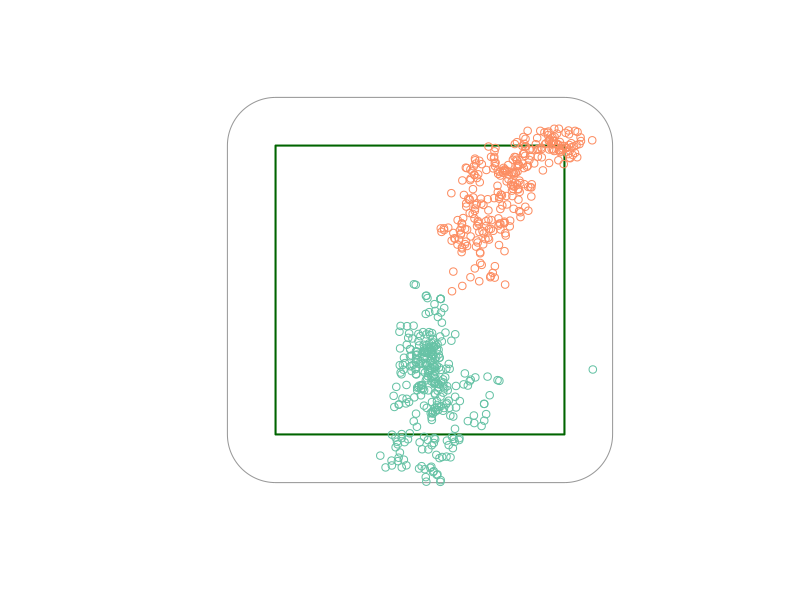
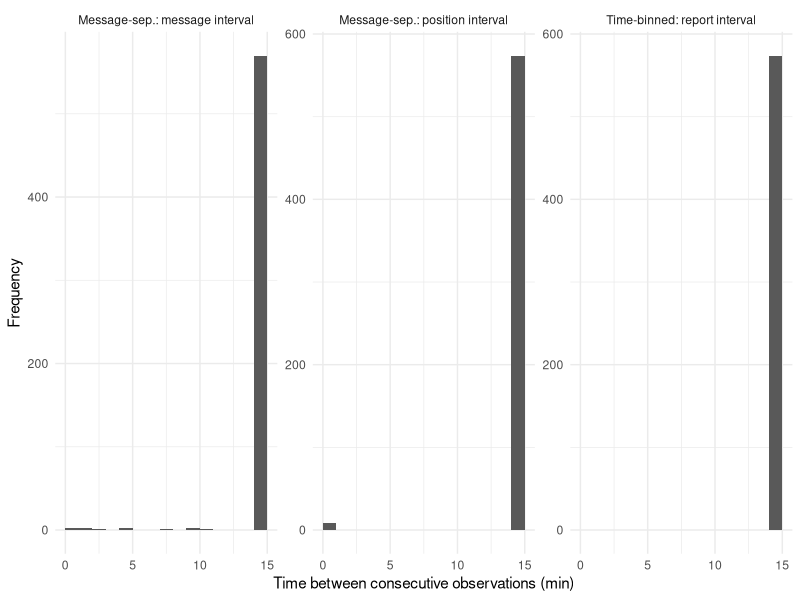
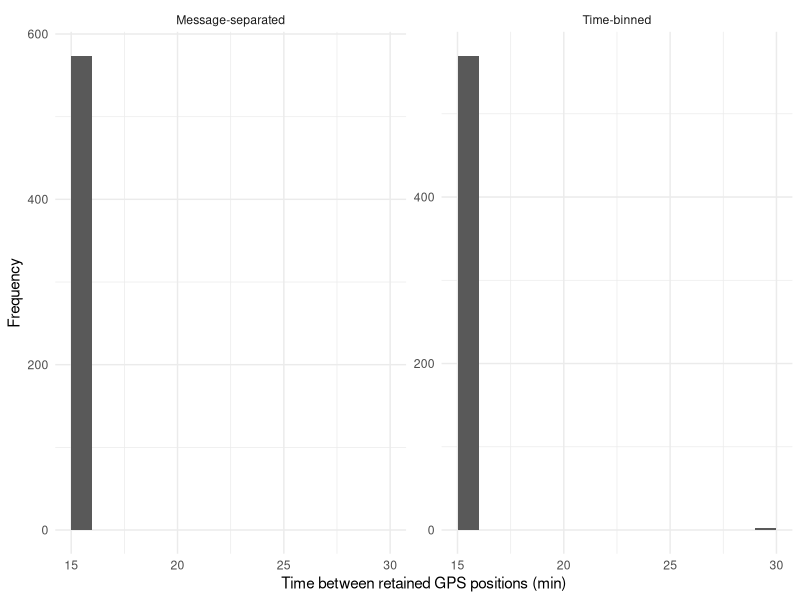
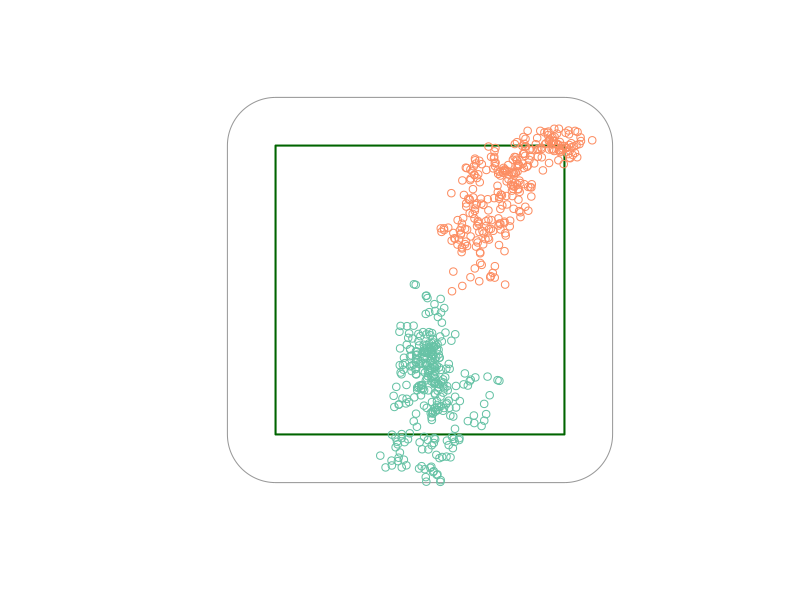

Write R code to recreate these figures, in order.
## ---- chunk 1
packages_needed <- c("dplyr", "tidyr", "lubridate", "ggplot2", "sf", "tibble")
lapply(packages_needed, library, character.only = TRUE)
## ---- chunk 2
# Define important timepoints, including study start/end for temporal filtering
study_start <- as.POSIXct("2026-06-01 00:00:00", tz = "UTC")
study_end   <- as.POSIXct("2026-06-04 00:00:00", tz = "UTC")

interval_min <- 15  # Let's assume our device has a default routine collar update rate of 15 min

# Example rectangular virtual pasture in projected meters.
xy <- matrix(c(450000, 4500000, 450600, 4500000,
               450600, 4500600, 450000, 4500600,
               450000, 4500000), ncol = 2, byrow = TRUE)

pasture <- sf::st_sf(pasture_id = "P1", # This is the virtual pasture active on collars during the study
                     geometry = sf::st_sfc(sf::st_polygon(list(xy)), crs = 32612))

# Create a buffer (here ~100m) around used virtual pastures to define study area
# This will be used for spatial filtering
study_area <- sf::st_buffer(pasture, dist = 100)
## ---- chunk 3
set.seed(123)
animals <- c("cow_01", "cow_02")
time_bins <- seq(
  study_start,
  study_end - lubridate::minutes(interval_min),
  by = "15 min")
# x and y are projected coordinates (easting and northing in meters)
# Each animal moves approximately every 15 minutes.
# Horizontal errors are usually small (1-5 m).
gps_positions <- tidyr::crossing(
  animal_id = animals,
  position_timestamp = time_bins) %>%
  arrange(animal_id, position_timestamp) %>%
  group_by(animal_id) %>%
  mutate(
    x = 450300 + cumsum(rnorm(n(), 0, 16)) +
      if_else(animal_id == "cow_02", 70, 0),
    y = 4500300 + cumsum(rnorm(n(), 0, 16)),
    horizontal_error_m = runif(n(), 1, 5)) %>%
  ungroup()
# Add one deliberately erroneous GPS location.
# This will later demonstrate speed-based screening.
gps_positions <- gps_positions %>%
  mutate(
    x = if_else(
      animal_id == "cow_01" &
        position_timestamp == time_bins[40], x + 330, x))

# Simulate the underlying cue messages ONCE so both export
# formats contain the same events (audio and electrical).
# The electrical messages below represent escalations of
# preceding audio interactions, not additional audio cues.
cues_raw <- tibble::tibble(
  animal_id = c("cow_01", "cow_01", "cow_01", "cow_02",
                "cow_02", "cow_01", "cow_02", "cow_02"),
  message_timestamp = study_start + lubridate::minutes(
    c(76, 78, 79, 350, 352, 1510, 1900, 1902)),
  message_type = c("audio", "audio", "electrical", "audio",
                   "electrical", "audio", "audio", "electrical"))

# CREATE TIME-BINNED DATA
# Each cue is attributed to the interval ending at the next
# scheduled report (not the interval starting at the cue).
cue_bins <- cues_raw %>%
  mutate(timestamp = study_start + lubridate::minutes(
    ceiling(as.numeric(difftime(message_timestamp, study_start,
                                units = "mins")) / interval_min) * interval_min)) %>%
  filter(timestamp < study_end) %>%
  count(animal_id, timestamp, message_type, name = "n") %>%
  tidyr::pivot_wider(names_from = message_type, values_from = n,
                     values_fill = 0)

# Use a reporting grid that starts after the first interval.
# This ensures cues in (00:00, 00:15] belong to 00:15.
time_binned <- gps_positions %>%
  rename(timestamp = position_timestamp) %>%
  group_by(animal_id) %>%
  mutate(
    x = if_else(row_number() == 20L, lag(x), x),
    y = if_else(row_number() == 20L, lag(y), y)) %>%
  ungroup() %>%
  left_join(cue_bins, by = c("animal_id", "timestamp")) %>%
  mutate(n_audio = tidyr::replace_na(audio, 0L),
         n_electrical = tidyr::replace_na(electrical, 0L)) %>%
  select(animal_id, timestamp, x, y, horizontal_error_m,
         n_audio, n_electrical)

# CREATE MESSAGE-SEPARATED DATA
routine_messages <- gps_positions %>%
  mutate(message_timestamp = position_timestamp,
         message_type = "routine_update")

# Cue messages report the last scheduled GPS acquisition.
# This intentionally creates messages with stale positions.
cue_messages <- cues_raw %>%
  left_join(gps_positions,
    by = dplyr::join_by(animal_id,
                        message_timestamp >= position_timestamp),
    relationship = "many-to-many") %>%
  group_by(animal_id, message_timestamp, message_type) %>%
  slice_max(position_timestamp, n = 1, with_ties = FALSE) %>%
  ungroup()

message_separated <- bind_rows(routine_messages, cue_messages) %>%
  arrange(animal_id, message_timestamp) %>%
  select(animal_id, message_timestamp, position_timestamp,
         message_type, x, y, horizontal_error_m) %>%
  mutate(position_age_min = as.numeric(difftime(
    message_timestamp, position_timestamp, units = "mins")))

## ---- chunk 4

head(time_binned, 10)

head(message_separated, 10)

message_separated %>%
  count(message_type)

## ---- chunk 5
# 1. Convert both datasets to spatial objects
# x = easting (m); y = northing (m)
time_binned_sf <- time_binned %>%
  st_as_sf(
    coords = c("x", "y"),
    crs = 32612,
    remove = FALSE)

message_separated_sf <- message_separated %>%
  st_as_sf(
    coords = c("x", "y"),
    crs = 32612,
    remove = FALSE)

# 2. Parse datetime columns
# These are already POSIXct, but parsing is often necessary when importing CSV files.
# Lubridate package is often useful for parsing datetime in various formats
time_binned_sf <- time_binned_sf %>%
  mutate(timestamp = as.POSIXct(timestamp, tz = "UTC"))

message_separated_sf <- message_separated_sf %>%
  mutate(
    message_timestamp = as.POSIXct(message_timestamp, tz = "UTC"),
    position_timestamp = as.POSIXct(position_timestamp, tz = "UTC"))

# 4. Filter by study timeframe and spatial extent
# st_filter() retains points intersecting the study area.
time_binned_sf <- time_binned_sf %>%
  filter(
    timestamp >= study_start,
    timestamp < study_end) %>%
  st_filter(study_area)

message_separated_sf <- message_separated_sf %>%
  filter(
    message_timestamp >= study_start,
    message_timestamp < study_end) %>%
  st_filter(study_area)

# Plot and inspect pastures and study area polygons
plot(sf::st_geometry(study_area), border = "grey60")
plot(sf::st_geometry(pasture), add = TRUE, border = "darkgreen", lwd = 2)
plot(message_separated_sf, add = TRUE)
## ---- chunk 6
# TIME-BINNED: keep the counts supplied in each reporting row.
time_binned_cues <- time_binned_sf %>%
  sf::st_drop_geometry() %>%
  select(animal_id, timestamp, n_audio, n_electrical)

# MESSAGE-SEPARATED: isolate individual cue events.
message_separated_cues <- message_separated_sf %>%
  sf::st_drop_geometry() %>%
  filter(message_type %in% c("audio", "electrical")) %>%
  select(animal_id, message_timestamp, message_type)

head(message_separated_cues)
## ---- chunk 7
# TIME-BINNED: sum interval counts within animal and day.
tb_cue_daily <- time_binned_cues %>%
  mutate(day = as.Date(timestamp, tz = "UTC")) %>%
# This uses calender day, but 'day of study' can be defined as number of 24-periods from study onset
# Alternatively, 'hour of study' or some other relevant time period can be used to aggregate counts
  group_by(animal_id, day) %>%
  summarise(n_audio = sum(n_audio),
            n_electrical = sum(n_electrical), .groups = "drop")

# MESSAGE-SEPARATED: count individual event messages.
ms_cue_daily <- message_separated_cues %>%
  mutate(day = as.Date(message_timestamp, tz = "UTC")) %>%
  count(animal_id, day, message_type, name = "n") %>%
  tidyr::pivot_wider(names_from = message_type, values_from = n,
                     values_fill = 0) %>%
  rename(n_audio = audio, n_electrical = electrical)

head(tb_cue_daily)
head(ms_cue_daily) # This data frame does not include zeros for animal-days with no cues
## ---- chunk 8
# All animals and monitored days in this simulated study.
animal_days_grid <- tidyr::crossing(
  animal_id = animals,
  day = seq(as.Date(study_start), as.Date(study_end) - 1, by = "day"))

# TIME-BINNED: explicitly retain days with no cues.
tb_cue_daily <- animal_days_grid %>%
  left_join(tb_cue_daily, by = c("animal_id", "day")) %>%
  mutate(across(c(n_audio, n_electrical), ~ replace_na(.x, 0L)))

# MESSAGE-SEPARATED: same grid, independently applied.
ms_cue_daily <- animal_days_grid %>%
  left_join(ms_cue_daily, by = c("animal_id", "day")) %>%
  mutate(across(c(n_audio, n_electrical), ~ replace_na(.x, 0L)))

# Check to see if the data frame now includes zeros
head(ms_cue_daily)

## ---- chunk 9
# TIME-BINNED: daily cue counts and success ratio.
tb_cue_results <- tb_cue_daily %>%
  mutate(success_ratio = if_else(n_audio > 0,
    (n_audio - n_electrical) / n_audio, NA_real_))

# MESSAGE-SEPARATED: the same metrics from event counts.
ms_cue_results <- ms_cue_daily %>%
  mutate(success_ratio = if_else(n_audio > 0,
    (n_audio - n_electrical) / n_audio, NA_real_))

print(tb_cue_results)
print(ms_cue_results)
## ---- chunk 10
# TIME-BINNED: rename to a position dataset to avoid overwriting original data
tb_positions <- time_binned_sf

# MESSAGE-SEPARATED: rename to a position dataset to avoid overwriting original data
ms_positions <- message_separated_sf

## ---- chunk 11
# TIME-BINNED: intervals between reported positions
tb_intervals <- tb_positions %>%
  sf::st_drop_geometry() %>%
  arrange(animal_id, timestamp) %>%
  group_by(animal_id) %>%
  mutate(
    dt_min = as.numeric(difftime(
      timestamp, lag(timestamp), units = "mins"))) %>%
  ungroup() %>%
  mutate(interval_type = "Time-binned: report interval")

# MESSAGE-SEPARATED: intervals between messages
ms_message_intervals <- ms_positions %>%
  sf::st_drop_geometry() %>%
  arrange(animal_id, message_timestamp) %>%
  group_by(animal_id) %>%
  mutate(
    dt_min = as.numeric(difftime(
      message_timestamp, lag(message_timestamp),
      units = "mins"))) %>%
  ungroup() %>%
  mutate(interval_type = "Message-sep.: message interval")

# MESSAGE-SEPARATED: intervals between GPS timestamps
ms_position_intervals <- ms_positions %>%
  sf::st_drop_geometry() %>%
  arrange(animal_id, position_timestamp, message_timestamp) %>%
  group_by(animal_id) %>%
  mutate(
    dt_min = as.numeric(difftime(
      position_timestamp, lag(position_timestamp), units = "mins"))) %>%
  ungroup() %>%
  mutate(interval_type = "Message-sep.: position interval")


# Compare all three distributions
bind_rows(
  tb_intervals,
  ms_message_intervals,
  ms_position_intervals) %>%
  filter(!is.na(dt_min)) %>%
  ggplot(aes(x = dt_min)) +
  geom_histogram(binwidth = 1, boundary = 0) +
  facet_wrap(~ interval_type, scales = "free_y") +
  labs(
    x = "Time between consecutive observations (min)",
    y = "Frequency") +
  theme_minimal()
## ---- chunk 12
# TIME-BINNED: identify consecutive repeated coordinates
tb_positions <- tb_positions %>%
  arrange(animal_id, timestamp) %>%
  group_by(animal_id) %>%
  mutate(
    repeated_position = x == lag(x) & y == lag(y),
    repeated_position = replace_na(repeated_position, FALSE),
    sequence_id = cumsum(!repeated_position)) %>%
  ungroup()

# MESSAGE-SEPARATED: identify repeated coordinates AND timestamps
ms_positions <- ms_positions %>%
  arrange(animal_id, message_timestamp) %>%
  group_by(animal_id) %>%
  mutate(
    repeated_position =
      x == lag(x) &
      y == lag(y) &
      position_timestamp == lag(position_timestamp),
    repeated_position = replace_na(repeated_position, FALSE),
    sequence_id = cumsum(!repeated_position)) %>%
  ungroup()

# TIME-BINNED: count consecutive repeat sequence lengths
tb_repeat_table <- tb_positions %>%
  sf::st_drop_geometry() %>%
  group_by(animal_id, sequence_id) %>%
  summarise(sequence_length = n(), .groups = "drop") %>%
  count(sequence_length, name = "n_sequences") %>%
  arrange(sequence_length)

print(tb_repeat_table)

# MESSAGE-SEPARATED: count consecutive repeat sequence lengths
ms_repeat_table <- ms_positions %>%
  sf::st_drop_geometry() %>%
  group_by(animal_id, sequence_id) %>%
  summarise(sequence_length = n(), .groups = "drop") %>%
  count(sequence_length, name = "n_sequences") %>%
  arrange(sequence_length)

print(ms_repeat_table)
## ---- chunk 13
# TIME-BINNED: remove consecutive identical coordinates
tb_positions <- tb_positions %>%
  filter(!repeated_position) %>%
  select(-repeated_position, -sequence_id)

# MESSAGE-SEPARATED: remove repeated GPS fixes
ms_positions <- ms_positions %>%
  filter(!repeated_position) %>%
  select(-repeated_position, -sequence_id)

# Report the number of retained positions
tibble(
  format = c("Time-binned", "Message-separated"),
  n_retained_positions = c(nrow(tb_positions), nrow(ms_positions)))
## ---- chunk 14
# TIME-BINNED: intervals between retained positions
tb_intervals_clean <- tb_positions %>%
  sf::st_drop_geometry() %>%
  arrange(animal_id, timestamp) %>%
  group_by(animal_id) %>%
  mutate(
    dt_min = as.numeric(difftime(
      timestamp, lag(timestamp), units = "mins"))) %>%
  ungroup() %>%
  mutate(format = "Time-binned")


# MESSAGE-SEPARATED: intervals between retained GPS fixes
ms_intervals_clean <- ms_positions %>%
  sf::st_drop_geometry() %>%
  arrange(animal_id, position_timestamp) %>%
  group_by(animal_id) %>%
  mutate(
    dt_min = as.numeric(difftime(
      position_timestamp, lag(position_timestamp), units = "mins"))) %>%
  ungroup() %>%
  mutate(format = "Message-separated")


# Plot cleaned interval distributions
bind_rows(
  tb_intervals_clean,
  ms_intervals_clean) %>%
  filter(!is.na(dt_min)) %>%
  ggplot(aes(x = dt_min)) +
  geom_histogram(binwidth = 1, boundary = 0) +
  facet_wrap(~ format, scales = "free_y") +
  labs(
    x = "Time between retained GPS positions (min)",
    y = "Frequency") +
  theme_minimal()
## ---- chunk 15
# We use a low m/s threshold to comply with our simulated points
# Generally, a higher threshold (~3-5 m/s) is recommended, but should be biologically informed
limit_m_s <- 0.2

# TIME-BINNED: flag unlikely positions (i.e., "spikes").
tb_positions <- tb_positions %>%
  arrange(animal_id, timestamp) %>%
  group_by(animal_id) %>%
  mutate(
    step_in_m = sqrt((x - lag(x))^2 + (y - lag(y))^2),
    step_out_m = sqrt((lead(x) - x)^2 + (lead(y) - y)^2),
    dt_in_s = as.numeric(difftime(timestamp, lag(timestamp), units = "secs")),
    dt_out_s = as.numeric(difftime(lead(timestamp), timestamp, units = "secs")),
    speed_in = if_else(dt_in_s > 0, step_in_m / dt_in_s, NA_real_),
    speed_out = if_else(dt_out_s > 0, step_out_m / dt_out_s, NA_real_),
    likely_spike = coalesce(speed_in > limit_m_s &
                             speed_out > limit_m_s, FALSE)) %>%
  ungroup()

# MESSAGE-SEPARATED: flag unlikely positions using GPS acquisition timestamps.
ms_positions <- ms_positions %>%
  arrange(animal_id, position_timestamp) %>%
  group_by(animal_id) %>%
  mutate(
    step_in_m = sqrt((x - lag(x))^2 + (y - lag(y))^2),
    step_out_m = sqrt((lead(x) - x)^2 + (lead(y) - y)^2),
    dt_in_s = as.numeric(difftime(position_timestamp, lag(position_timestamp), units = "secs")),
    dt_out_s = as.numeric(difftime(lead(position_timestamp), position_timestamp, units = "secs")),
    speed_in = if_else(dt_in_s > 0, step_in_m / dt_in_s, NA_real_),
    speed_out = if_else(dt_out_s > 0, step_out_m / dt_out_s, NA_real_),
    likely_spike = coalesce(speed_in > limit_m_s &
                             speed_out > limit_m_s, FALSE)) %>%
  ungroup()

# Summarize the number and percentage of flagged positions.
bind_rows(
  tb_positions %>%
    st_drop_geometry() %>%
    mutate(format = "Time-binned"),
  ms_positions %>%
    st_drop_geometry() %>%
    mutate(format = "Message-separated")) %>%
  group_by(format) %>%
  summarise(
    n_positions = n(),
    n_flagged = sum(likely_spike),
    percent_flagged = 100 * n_flagged / n_positions,
    .groups = "drop")

# TIME-BINNED: remove flagged positions.
tb_positions <- tb_positions %>%
  filter(!likely_spike)

# MESSAGE-SEPARATED: remove flagged positions.
ms_positions <- ms_positions %>%
  filter(!likely_spike)

# Inspect cleaned positions against the virtual pasture
# (message-separated example only).
plot(sf::st_geometry(study_area), border = "grey60")
plot(sf::st_geometry(pasture), add = TRUE,
     border = "darkgreen", lwd = 2)
plot(ms_positions, add = TRUE)
# Notice the point that has been removed?
## ---- chunk 16
accuracy_limit_m <- 10 # Example GPS horizontal-error threshold (not a universal recommendation)

summary(tb_positions$horizontal_error_m)

# TIME-BINNED: inspect reported horizontal error.
tb_positions_clean <- tb_positions %>%
  filter(horizontal_error_m <= accuracy_limit_m)

# MESSAGE-SEPARATED: apply the same illustrative rule.
ms_positions_clean <- ms_positions %>%
  filter(horizontal_error_m <= accuracy_limit_m)

# For real data, also compare the locations and proportion
# of rejected fixes against VF boundaries and landscape.
## ---- chunk 17
interval_min <- 15  # Example re-sampling interval (see manuscript for details on selecting re-sampling interval)

# This function selects one observed fix closest to each interval bounds
# Interval bounds are based on study_start and the nominal interval.
ms_positions_15m <- ms_positions_clean %>%
    mutate(
      elapsed_min = as.numeric(difftime(position_timestamp, study_start, units = "mins")),
      bin_index = floor(elapsed_min / interval_min),
      offset_min = elapsed_min - bin_index * interval_min) %>% # This is to select the fix closest to interval bound
    group_by(animal_id, bin_index) %>%
    slice_min(offset_min, n = 1, with_ties = FALSE) %>%
    ungroup()

# Count bins with retained fixes; a missing bin remains missing.
tibble::tibble(n_fixes = nrow(ms_positions_15m))
## ---- chunk 18
# Calculate whether points are in or out
ms_containment_points <- ms_positions_15m %>%
  mutate(inside = lengths(sf::st_intersects(geometry, pasture)) > 0,
         day = as.Date(position_timestamp, tz = "UTC"))

# Aggregate daily
ms_containment_daily <- ms_containment_points %>%
  sf::st_drop_geometry() %>%
  group_by(animal_id, day) %>%
  summarise(n_inside = sum(inside), n_outside = sum(!inside),
            n_fixes = n(), containment = mean(inside), .groups = "drop")

# Inspect results
print(ms_containment_daily)
## ---- chunk 19
# Convert the polygon boundary to a line geometry.
vf_boundary <- sf::st_boundary(sf::st_geometry(pasture))

# Perform spatial calculation.
ms_boundary_points <- ms_containment_points %>% # we use containment points as some steps are shared with that analysis
  mutate(distance_to_vf_m = as.numeric(sf::st_distance(geometry, vf_boundary)[, 1]),
         near_vf = inside & distance_to_vf_m <= 5)

# Calculate fraction of retained fixes near the boundary.
ms_boundary_daily <- ms_boundary_points %>%
  sf::st_drop_geometry() %>%
  group_by(animal_id, day) %>%
  summarise(n_near = sum(near_vf), n_fixes = n(),
            proportion_near = mean(near_vf), .groups = "drop")

print(ms_boundary_daily)
